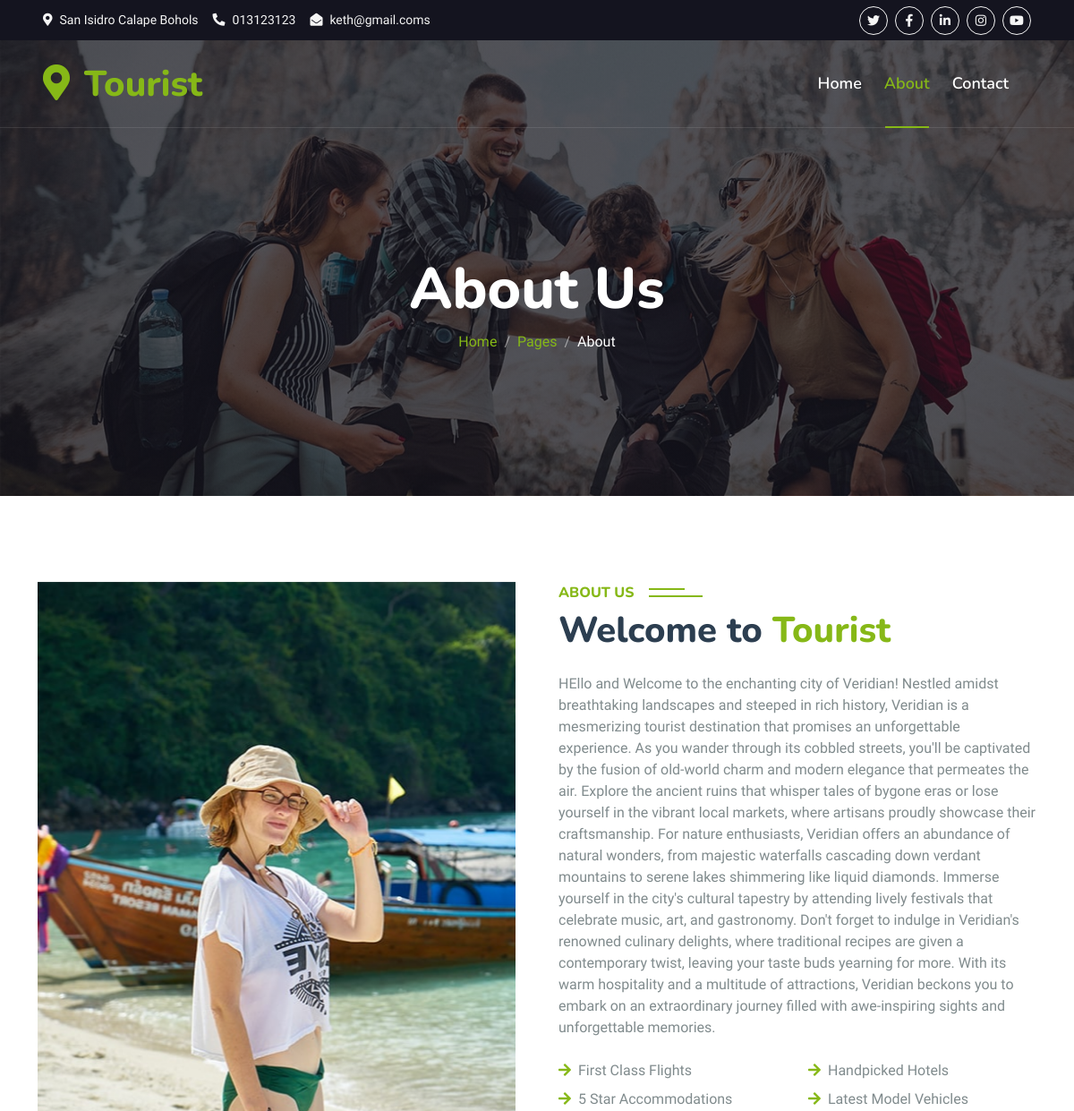
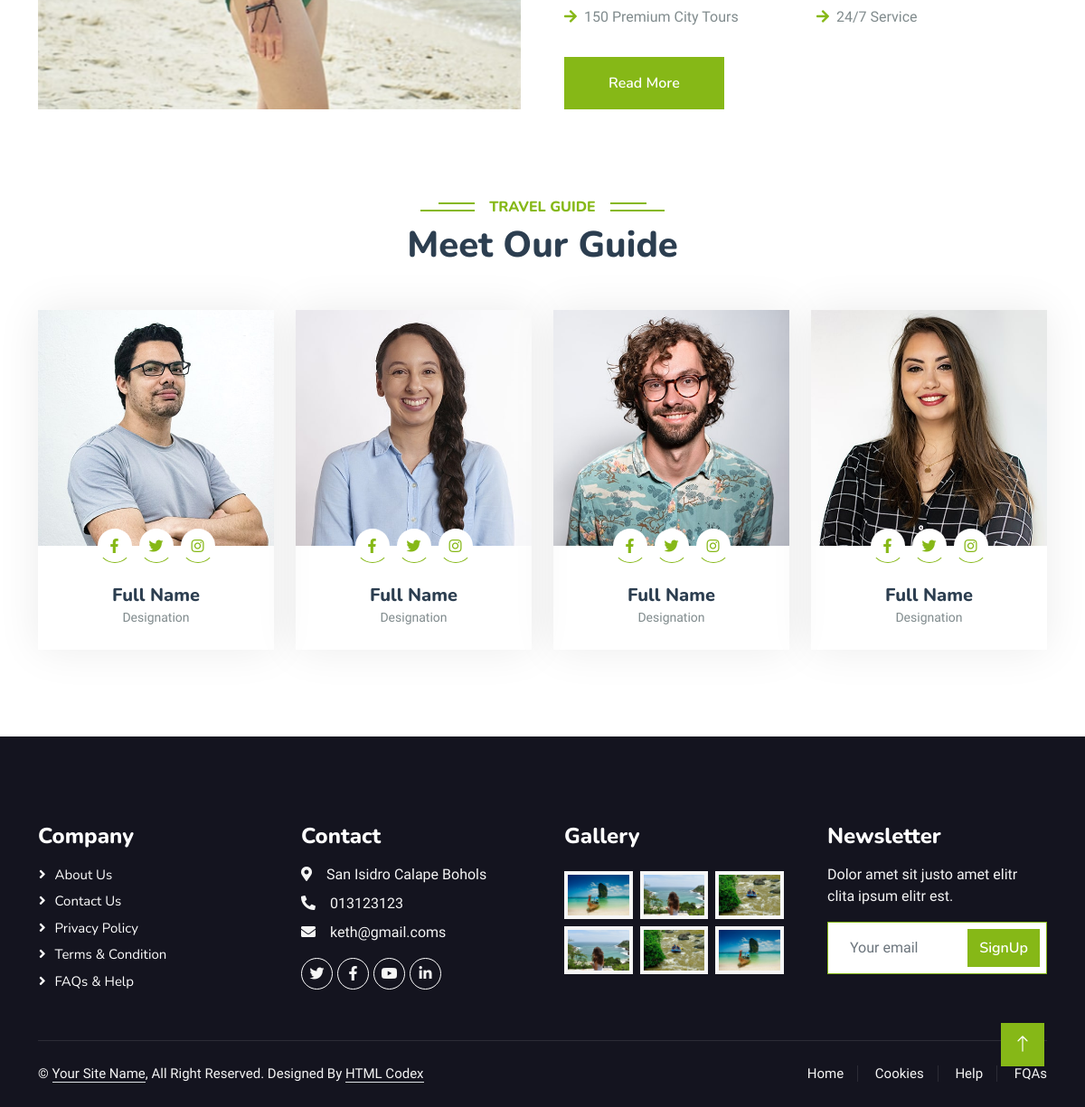
The page /index.php/frontend_controller/about_page on the database its author committed (2 pictures, top to bottom).
### tables this page shows
CREATE TABLE `website_info` (
  `id` int(1) NOT NULL,
  `site_name` varchar(100) NOT NULL,
  `about` varchar(5000) NOT NULL,
  `contact` varchar(15) NOT NULL,
  `email` varchar(100) NOT NULL,
  `location` varchar(200) NOT NULL
);

### application/views/frontend/pages/about.php (the view, shortened to what the rows shown need)
<?php foreach ($website_info as $row) :
        $about=$row->about;
        endforeach;
    ?>
<div class="container-fluid bg-primary py-5 mb-5 hero-header">
            <div class="container py-5">
                <div class="row justify-content-center py-5">
                    <div class="col-lg-10 pt-lg-5 mt-lg-5 text-center">
                        <h1 class="display-3 text-white animated slideInDown">About Us</h1>
                    </div>
                </div>
            </div>
        </div>
    </div>
    <div class="container-xxl py-5">
        <div class="container">
            <div class="row g-5">
                <div class="col-lg-6 wow fadeInUp" data-wow-delay="0.3s">
                    <h6 class="section-title bg-white text-start text-primary pe-3">About Us</h6>
                    <h1 class="mb-4">Welcome to <span class="text-primary">Tourist</span></h1>
                    <p class="mb-4"> <?php echo isset($about) ? $about : ''; ?></p>
                    <div class="row gy-2 gx-4 mb-4">
                        <div class="col-sm-6">
                        </div>
                        <div class="col-sm-6">
                        </div>
                        <div class="col-sm-6">
                        </div>
                        <div class="col-sm-6">
                        </div>
                        <div class="col-sm-6">
                        </div>
                        <div class="col-sm-6">
                        </div>
                    </div>
                    <a class="btn btn-primary py-3 px-5 mt-2" href="">Read More</a>
                </div>
            </div>
        </div>
    </div>
    <div class="container-xxl py-5">
        <div class="container">
            <div class="text-center wow fadeInUp" data-wow-delay="0.1s">
                <h1 class="mb-5">Meet Our Guide</h1>
            </div>
        </div>
    </div>

### application/views/frontend/include/header.php (shortened to what the rows shown need)
<?php foreach ($website_info as $row) :
        $contact=$row->contact;
        $email=$row->email;
        $location=$row->location;
        endforeach;
    ?>
<!DOCTYPE html>
<html lang="en">
<head>
    <link href="https://cdnjs.cloudflare.com/ajax/libs/font-awesome/5.10.0/css/all.min.css" rel="stylesheet">
    <link href="https://cdn.jsdelivr.net/npm/bootstrap-icons@1.4.1/font/bootstrap-icons.css" rel="stylesheet">
    <link href="<?= base_url();?>assets/frontend/lib/animate/animate.min.css" rel="stylesheet">
    <link href="<?= base_url();?>assets/frontend/lib/owlcarousel/assets/owl.carousel.min.css" rel="stylesheet">
    <link href="<?= base_url();?>assets/frontend/lib/tempusdominus/css/tempusdominus-bootstrap-4.min.css" rel="stylesheet" />
    <link href="<?= base_url();?>assets/frontend/css/bootstrap.min.css" rel="stylesheet">
    <link href="<?= base_url();?>assets/frontend/css/style.css" rel="stylesheet">
</head>
<body>
    <div class="container-fluid bg-dark px-5 d-none d-lg-block">
        <div class="row gx-0">
            <div class="col-lg-8 text-center text-lg-start mb-2 mb-lg-0">
                <div class="d-inline-flex align-items-center" style="height: 45px;">
                    <small class="me-3 text-light"><i class="fa fa-map-marker-alt me-2"></i><?php echo isset($location) ? $location : ''; ?></small>
                    <small class="me-3 text-light"><i class="fa fa-phone-alt me-2"></i><?php echo isset($contact) ? $contact : ''; ?></small>
                    <small class="text-light"><i class="fa fa-envelope-open me-2"></i><?php echo isset($email) ? $email : ''; ?></small>
                </div>
            </div>
        </div>
    </div>
    <div class="container-fluid position-relative p-0">
        <nav class="navbar navbar-expand-lg navbar-light px-4 px-lg-5 py-3 py-lg-0">
            <a href="" class="navbar-brand p-0">
                <h1 class="text-primary m-0"><i class="fa fa-map-marker-alt me-3"></i>Tourist</h1>
            </a>
        </nav>

### application/views/frontend/include/footer.php (shortened to what the rows shown need)
<?php foreach ($website_info as $row) :
        $contact=$row->contact;
        $email=$row->email;
        $location=$row->location;
        endforeach;
    ?>
 <div class="container-fluid bg-dark text-light footer pt-5 mt-5 wow fadeIn" data-wow-delay="0.1s">
        <div class="container py-5">
            <div class="row g-5">
                <div class="col-lg-3 col-md-6">
                    <h4 class="text-white mb-3">Contact</h4>
                    <p class="mb-2"><i class="fa fa-map-marker-alt me-3"></i><?php echo isset($location) ? $location : ''; ?></p>
                    <p class="mb-2"><i class="fa fa-phone-alt me-3"></i><?php echo isset($contact) ? $contact : ''; ?></p>
                    <p class="mb-2"><i class="fa fa-envelope me-3"></i><?php echo isset($email) ? $email : ''; ?></p>
                    <div class="d-flex pt-2">
                        <a class="btn btn-outline-light btn-social" href=""><i class="fab fa-twitter"></i></a>
                        <a class="btn btn-outline-light btn-social" href=""><i class="fab fa-facebook-f"></i></a>
                        <a class="btn btn-outline-light btn-social" href=""><i class="fab fa-youtube"></i></a>
                        <a class="btn btn-outline-light btn-social" href=""><i class="fab fa-linkedin-in"></i></a>
                    </div>
                </div>
            </div>
        </div>
    </div>
</body>
</html>

### rows shown on the page
website_info: location "San Isidro Calape Bohols", contact "013123123", email "keth@gmail.coms", about "HEllo and Welcome to the enchanting city of Veridian! Nestled amidst breathtaking landscapes and steeped in rich history, Veridian is a mesmerizing tourist destination that promises an unforgettable experience. As you wander through its cobbled streets, you'll be captivated by the fusion of old-world charm and modern elegance that permeates the air. Explore the ancient ruins that whisper tales of bygone eras or lose yourself in the vibrant local markets, where artisans proudly showcase their craftsmanship. For nature enthusiasts, Veridian offers an abundance of natural wonders, from majestic waterfalls cascading down verdant mountains to serene lakes shimmering like liquid diamonds. Immerse…"
